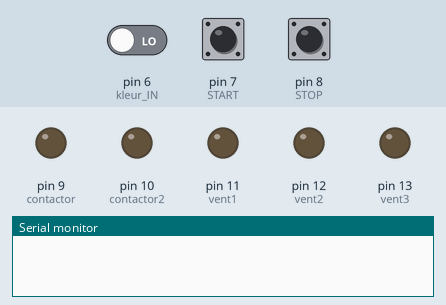
Bench run of a sketch on a simulated Arduino Uno, built with avr-gcc and run on an emulated ATmega328P. Parts: output pins drawn as LEDs (lit = HIGH), the last lines printed to the serial monitor. The test bench sets the inputs (shaded band); at power-on: pin 7 (START) HIGH, pin 8 (STOP) HIGH, pin 6 (kleur_IN) LOW. Pins used as bus, display or sensor lines are not drawn.

Above: at 1.2 s.
1.3 s: pin 7 (START) pulled LOW for 3.2 s
At 4.3 s:
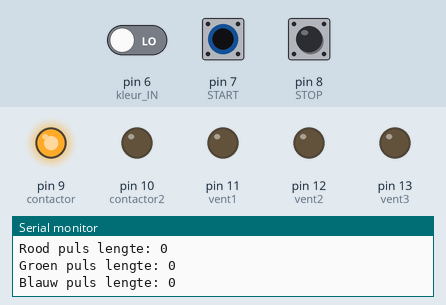
6.0 s: pin 8 (STOP) pulled LOW for 1 s
At 8.0 s:
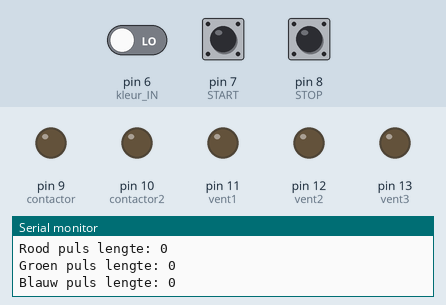
Timing chart, 0 to 9.5 s (numbered marks = the images above; inputs shaded):
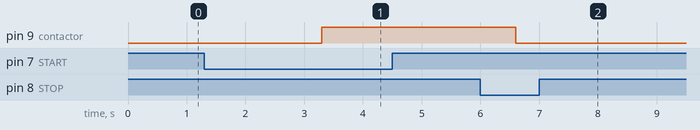

Measured:
- after the input at 1.3 s, pin 9 (contactor): LOW → HIGH after 2.0 s
- after the input at 6.0 s, pin 9 (contactor): HIGH → LOW after 0.60 s

The sketch:

kleursensor_startstop.ino
```cpp
int S0 = 2;
int S1 = 3;
int S2 = 4;
int S3 = 5;
int kleur_IN = 6;

int START = 7;
int STOP = 8;

int contactor = 9;
int contactor2 = 10;
int vent1 = 11;
int vent2 = 12;
int vent3 = 13;

int rood = 0;
int groen = 0;
int blauw = 0;

void setup() {
  pinMode(S0, OUTPUT);
  pinMode(S1, OUTPUT);
  pinMode(S2, OUTPUT);
  pinMode(S3, OUTPUT);
  pinMode(contactor, OUTPUT);
  pinMode(contactor2, OUTPUT);
  pinMode(vent1, OUTPUT);
  pinMode(vent2, OUTPUT);
  pinMode(vent3, OUTPUT);

  pinMode(kleur_IN, INPUT);
  pinMode(START, INPUT_PULLUP);
  pinMode(STOP, INPUT_PULLUP);

  digitalWrite(S0, HIGH);
  digitalWrite(S1, LOW); //frequentieschaling op 20% gezet, waarom? geen idee... (meeste projecten gebruiken 20%)
  // om 2 extra pins vrij te maken in de toekomst, zal ik deze 2 regels vervangen met permanente bedrading.

  Serial.begin(9600);
}

void loop() {
  rood = leesKleur(1);
  delay(100);

  groen = leesKleur(2);
  delay(100);

  blauw = leesKleur(3);
  delay(100);

  Serial.print("Rood puls lengte: ");
  Serial.println(rood);
  Serial.print("Groen puls lengte: ");
  Serial.println(groen);
  Serial.print("Blauw puls lengte: ");
  Serial.println(blauw);


  int STARTstd = digitalRead(START);
  int STOPstd = digitalRead(STOP);

  if (STARTstd == LOW) {
    digitalWrite(contactor, HIGH);
  }

  if (STOPstd == LOW) {
    digitalWrite(contactor, LOW);
  }
}

int leesKleur(int kleurKanaal) {
  if (kleurKanaal == 1) { // Rood
    digitalWrite(S2, LOW);
    digitalWrite(S3, LOW);
  } else if (kleurKanaal == 2) { // Groen
    digitalWrite(S2, HIGH);
    digitalWrite(S3, HIGH);
  } else if (kleurKanaal == 3) { // Blauw
    digitalWrite(S2, LOW);
    digitalWrite(S3, HIGH);
  }

  // Meet de pulslengte
  int pulslengte = pulseIn(kleur_IN, LOW);
  return pulslengte; // de sterkte van de kleur, bijvoorbeeld hoe groen iets is, is recht evenredig met de frequencie van de kanaal die wij zullen meten.
}
```
